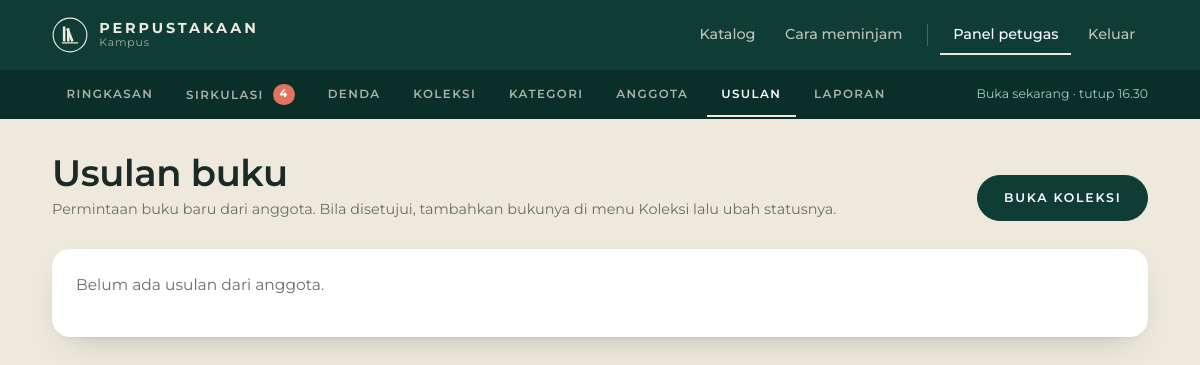
The app's page /admin/usulan.php (signed in), older data.
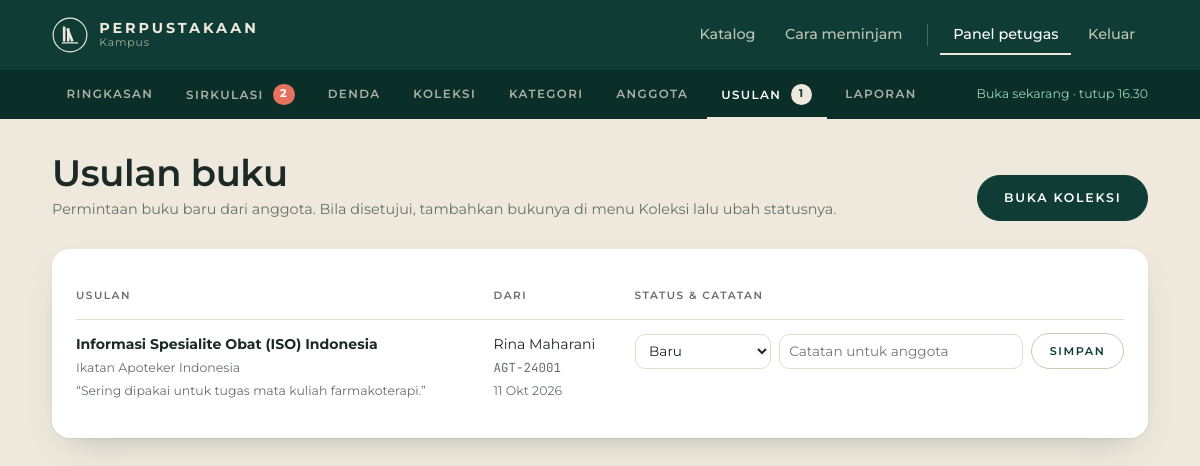
The same page, newer data.
### tables this page shows
CREATE TABLE usulan (
  id INT AUTO_INCREMENT PRIMARY KEY,
  user_id INT NOT NULL,
  judul VARCHAR(200) NOT NULL,
  penulis VARCHAR(150) NULL,
  alasan TEXT NULL,
  status ENUM('baru','diproses','ditambahkan','ditolak') NOT NULL DEFAULT 'baru',
  catatan VARCHAR(255) NULL,
  dibuat TIMESTAMP NOT NULL DEFAULT CURRENT_TIMESTAMP,
  FOREIGN KEY (user_id) REFERENCES users(id) ON DELETE CASCADE
);

CREATE TABLE users (
  id INT AUTO_INCREMENT PRIMARY KEY,
  no_anggota VARCHAR(20) NOT NULL UNIQUE,
  nama VARCHAR(100) NOT NULL,
  email VARCHAR(120) NOT NULL UNIQUE,
  telepon VARCHAR(20) NULL,
  password VARCHAR(255) NOT NULL,
  role ENUM('admin','anggota') NOT NULL DEFAULT 'anggota',
  aktif TINYINT(1) NOT NULL DEFAULT 1,
  dibuat TIMESTAMP NOT NULL DEFAULT CURRENT_TIMESTAMP
);

### admin/usulan.php (the view, shortened to what this page needs)
<?php
require __DIR__ . '/../config.php';
$daftar = q('SELECT s.*, u.nama, u.no_anggota FROM usulan s JOIN users u ON u.id = s.user_id
             ORDER BY FIELD(s.status, "baru", "diproses", "ditambahkan", "ditolak"), s.dibuat DESC, s.id DESC')->fetchAll();
$admin = true;
$menu = 'usulan';
require __DIR__ . '/../partials/header.php';
?>
<div class="wrap admin">
  <div class="admin__head">
    <div>
      <h1>Usulan buku</h1>
      <p class="muted">Permintaan buku baru dari anggota. Bila disetujui, tambahkan bukunya di menu Koleksi lalu ubah statusnya.</p>
    </div>
    <a class="btn" href="<?= url('admin/buku.php') ?>">Buka koleksi</a>
  </div>
  <section class="panel">
    <?php if (!$daftar): ?>
      <p class="muted">Belum ada usulan dari anggota.</p>
    <?php else: ?>
      <div class="table-wrap">
        <table class="table">
          <thead><tr><th>Usulan</th><th>Dari</th><th>Status &amp; catatan</th></tr></thead>
          <tbody>
          <?php foreach ($daftar as $s): ?>
            <tr>
              <td><strong><?= e($s['judul']) ?></strong><span class="sub"><?= e($s['penulis'] ?: 'Penulis tidak diisi') ?></span>
                <?php if ($s['alasan']): ?><span class="sub">“<?= e($s['alasan']) ?>”</span><?php endif ?></td>
              <td><?= e($s['nama']) ?><span class="sub mono"><?= e($s['no_anggota']) ?></span><span class="sub"><?= tgl($s['dibuat']) ?></span></td>
              <td>
                <form class="row-form" method="post">
                  <select id="status-<?= $s['id'] ?>" name="status">
                    <?php foreach (STATUS_USULAN as $k => $label): ?><option value="<?= $k ?>"<?= $s['status'] === $k ? ' selected' : '' ?>><?= $label ?></option><?php endforeach ?>
                  </select>
                  <input id="catatan-<?= $s['id'] ?>" name="catatan" value="<?= e($s['catatan']) ?>" maxlength="255" placeholder="Catatan untuk anggota">
                  <button class="btn btn--sm btn--ghost" name="simpan" value="<?= $s['id'] ?>">Simpan</button>
                </form>
              </td>
            </tr>
          <?php endforeach ?>
          </tbody>
        </table>
      </div>
    <?php endif ?>
  </section>
</div>
<?php require __DIR__ . '/../partials/footer.php'; ?>

### partials/header.php (shortened to what this page needs)
<?php
$u = user();
[$buka, $statusLayanan] = status_layanan();
$menu ??= '';
$admin ??= false;
$navAktif = fn(string $k) => $menu === $k ? ' aria-current="page"' : '';
$jmlMenunggu = $admin ? (int) q('SELECT COUNT(*) FROM peminjaman WHERE tgl_kembali IS NULL AND (tgl_ambil IS NULL OR tgl_ajuan IS NOT NULL)')->fetchColumn() : 0;
$jmlUsulan = $admin ? (int) q('SELECT COUNT(*) FROM usulan WHERE status = "baru"')->fetchColumn() : 0;
?>
<!doctype html>
<html lang="id">
<head>
<link rel="stylesheet" href="<?= url('assets/style.css') ?>">
</head>
<body class="<?= $admin ? 'is-admin' : '' ?>">
<header class="topbar">
  <div class="wrap topbar__in">
    <a class="brand" href="<?= url('index.php') ?>">
      <?= logo('brand__mark') ?>
      <span class="brand__text">Perpustakaan<small>Kampus</small></span>
    </a>
    <nav class="nav" id="nav" aria-label="Utama">
      <a href="<?= url('katalog.php') ?>"<?= $navAktif('katalog') ?>>Katalog</a>
      <a href="<?= url('index.php#cara-pinjam') ?>">Cara meminjam</a>
      <?php if ($u): ?>
        <?php if ($u['role'] === 'admin'): ?>
          <a href="<?= url('admin/index.php') ?>"<?= $admin ? ' aria-current="page"' : '' ?>>Panel petugas</a>
        <?php endif ?>
        <a href="<?= url('logout.php') ?>">Keluar</a>
      <?php else: ?>
        <a href="<?= url('login.php') ?>"<?= $navAktif('login') ?>>Masuk</a>
        <a class="btn btn--sm btn--light" href="<?= url('daftar.php') ?>">Daftar anggota</a>
      <?php endif ?>
    </nav>
  </div>
  <?php if ($admin): ?>
  <div class="subnav">
    <div class="wrap subnav__in" aria-label="Panel petugas">
      <a href="<?= url('admin/index.php') ?>"<?= $navAktif('dash') ?>>Ringkasan</a>
      <a href="<?= url('admin/sirkulasi.php') ?>"<?= $navAktif('sirkulasi') ?>>Sirkulasi<?php if ($jmlMenunggu): ?>
        <span class="nav__badge is-late" title="<?= $jmlMenunggu ?> menunggu diambil atau dicek"><?= $jmlMenunggu ?><span class="sr-only"> menunggu diambil atau dicek</span></span><?php endif ?></a>
      <a href="<?= url('admin/denda.php') ?>"<?= $navAktif('denda') ?>>Denda</a>
      <a href="<?= url('admin/buku.php') ?>"<?= $navAktif('buku') ?>>Koleksi</a>
      <a href="<?= url('admin/kategori.php') ?>"<?= $navAktif('kategori') ?>>Kategori</a>
      <a href="<?= url('admin/anggota.php') ?>"<?= $navAktif('anggota') ?>>Anggota</a>
      <a href="<?= url('admin/usulan.php') ?>"<?= $navAktif('usulan') ?>>Usulan<?php if ($jmlUsulan): ?>
        <span class="nav__badge" title="<?= $jmlUsulan ?> usulan baru"><?= $jmlUsulan ?><span class="sr-only"> usulan baru</span></span><?php endif ?></a>
      <a href="<?= url('admin/laporan.php') ?>"<?= $navAktif('laporan') ?>>Laporan</a>
      <span class="subnav__status <?= $buka ? 'is-open' : '' ?>"><?= e($statusLayanan) ?></span>
    </div>
  </div>
  <?php endif ?>
</header>
<main id="isi">

Row changes from the older to the newer data that the page shows:
added usulan: judul "Informasi Spesialite Obat (ISO) Indonesia", penulis "Ikatan Apoteker Indonesia", alasan "Sering dipakai untuk tugas mata kuliah farmakoterapi.", user.nama "Rina Maharani", user.no_anggota "AGT-24001", dibuat "11 Okt 2026", status "Baru"
Text that changed along with them:
$jmlMenunggu: "4" → "2"
$jmlUsulan: (not shown) → "1"
text no longer shown: "Belum ada usulan dari anggota."
text now shown: "USULAN DARI STATUS & CATATAN"
